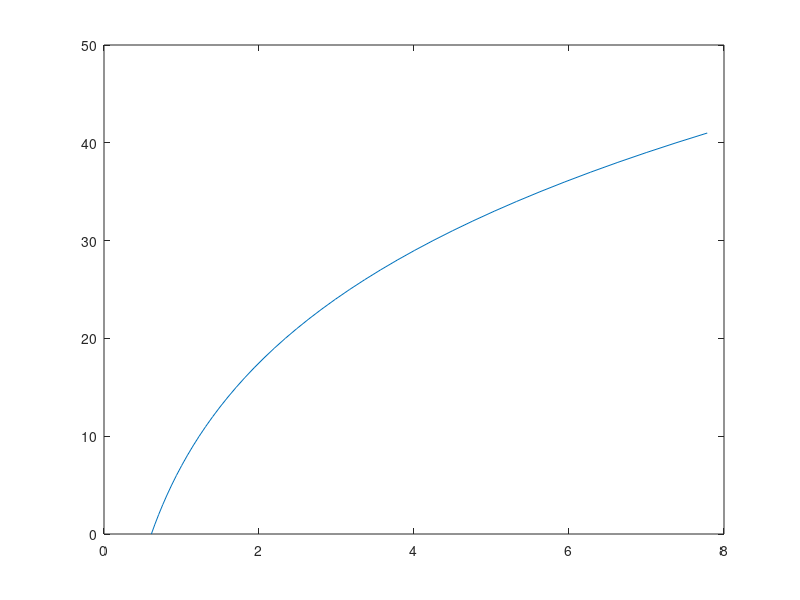

Source code (MATLAB):
a=[0.61129
0.65716
0.70605
0.75813
0.81359
0.87260
0.93537
1.00210
1.07300
1.14820
1.22810
1.31290
1.40270
1.49790
1.59880
1.70560
1.81850
1.93800
2.06440
2.19780
2.33880
2.48770
2.64470
2.81040
2.98500
3.16900
3.36290
3.56700
3.78180
4.00780
4.24550
4.49530
4.75780
5.03350
5.32290
5.62670
5.94530
6.27950
6.62980
6.99690
7.38140
7.78400];
b=0:1:41;
plot(a,b);